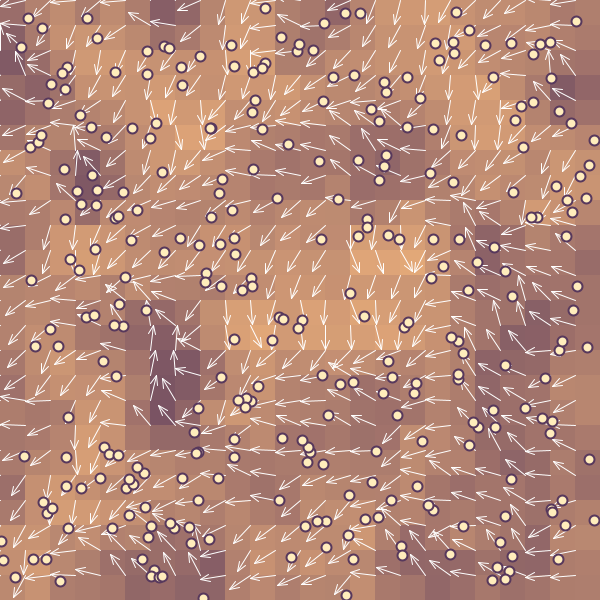
Frame 1 (no input)
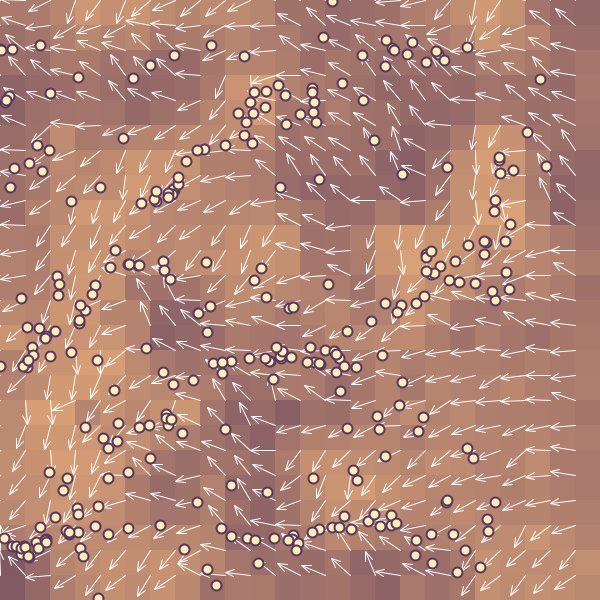
Frame 60 (the mouse pressed at the canvas centre just before this capture)
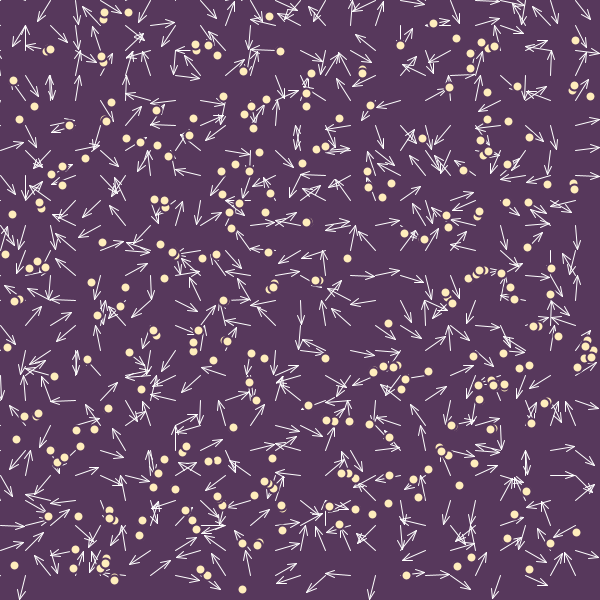
Frame 120 (the mouse held since frame 60 and released just before this capture)

The Processing sketch that drew these frames (run headless with seeded random() and noise(); from frame 60 on, the mouse is pressed at the canvas centre):

// Processing sketch: processing_154743
// ── processing_154743.pde

PVector [] loc = new PVector [300];
PVector [] dir = new PVector [300];
float [] s = new float [300];

float noiseScale = 80;
float noiseStength = 1;


boolean displayEllipse = true;


void setup ()
{
  size (600, 600);
  // smooth();
  frameRate (50);

  initVariables();
}

void draw ()
{
  //background (#57385c);
  background(254, 190, 126);
  displayNoiseGrid (25, noiseScale, noiseStength);
  displayNoiseField (25, noiseScale, noiseStength);

  fill (#ffedbc);
  stroke (#57385c);
  strokeWeight (2);

  int i = 0;
  while (i < s.length)
  {
    moveBall(loc [i], dir [i], s [i]);
    checkEdges (loc [i], dir [i]);
    if (displayEllipse ) drawBall( loc [i]);
    i = i + 1;
  }
}

void checkEdges (PVector location, PVector direction)
{
  if (location.x < 0)
  {
    location.x = random (width);
    location.y = random (width);
  }
  if (location.x > width)
  {
    location.x = random (width);
    location.y = random (width);
  }

  if (location.y < 0)
  {
    location.x = random (width);
    location.y = random (width);
  }
  if (location.y > height)
  {
    location.x = random (width);
    location.y = random (width);
  }
}

void moveBall (PVector location, PVector direction, float speed)
{

  float angle = noise (location.x / noiseScale, location.y / noiseScale, (float) frameCount / noiseScale) * TWO_PI * noiseStength; 
  direction.x = cos (angle);
  direction.y = sin (angle);


  PVector velocity = direction.get(); // kopiert direction
  velocity.mult (speed); 
  location.add (velocity);
}

void drawBall (PVector location)
{

  ellipse (location.x, location.y, location.z, location.z);
}

void initVariables ()
{
  int i = 0;
  while (i < s.length) 
  {
    PVector location = new PVector (random (width), random (height), 10);

    float angle = random (TWO_PI);
    PVector direction = new PVector (cos (angle) * 1, sin (angle) * 1);

    float speed = random (1, 3);

    loc [i] = location;
    dir [i] = direction;
    s[i] = speed;

    i = i + 1;
  }
}

void mousePressed ()
{
  noiseScale = random (10, 200);
  noiseStength = random (0.3, 10);
  initVariables ();
}

void displayNoiseField (int steps, float noiseScale, float noiseStrength)
{
  stroke (#FFFFFF);
  strokeWeight (1);
  for (int i = 0; i < width; i += steps)
  {
    for (int j = 0; j < height; j += steps)
    {
      float noiseVal = noise (i / noiseScale, j / noiseScale, frameCount / noiseScale) * TWO_PI * noiseStrength;
      arrow (i, j, steps, 10, noiseVal);
    }
  }
}

void displayNoiseGrid(int steps, float noiseScale, float noiseStrength)
{
  noStroke();
  for (int i = 0; i < width; i += steps)
  {
    for (int j = 0; j < height; j += steps)
    {
      float noiseVal = noise (i / noiseScale, j / noiseScale, frameCount / noiseScale) * 255 * noiseStrength;
      fill (#57385c, noiseVal);
      rect (i, j, steps, steps);
    }
  }
}

void arrow (float x, float y, float r, float ar, float angle)
{
  float endX = x + cos (angle)*r;
  float endY = y + sin (angle)*r;
  line (x, y, endX, endY );
  line (endX, endY, endX + cos (angle-PI * 0.88) * ar, endY + sin (angle-PI*0.88) * ar);
  line (endX, endY, endX + cos (angle-PI * 1.12) * ar, endY + sin (angle-PI*1.12) * ar);
}

void keyPressed ()
{
 displayEllipse = !displayEllipse;
}
